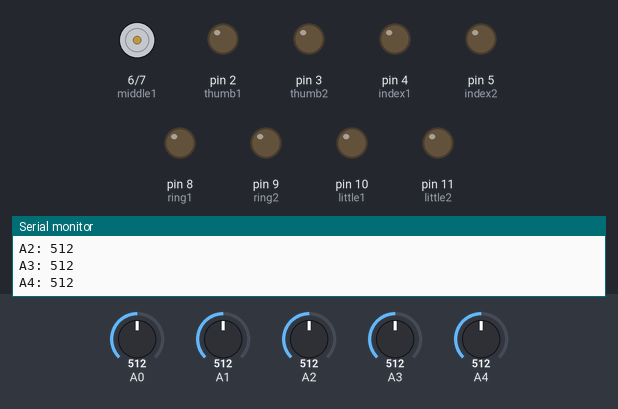
Bench run of a sketch on a simulated Arduino Uno, built with avr-gcc and run on an emulated ATmega328P. Parts: motor-driver pin pairs drawn as motors (green arrow = first pin HIGH = forward, orange = second pin HIGH = backward, longer = more drive), output pins drawn as LEDs (lit = HIGH), the last lines printed to the serial monitor. Dashed ring = blinking. The test bench sets the inputs (shaded band); at power-on: A0 = 512, A1 = 512, A2 = 512, A3 = 512, A4 = 512.

Above: at 1.3 s.
1.4 s: A0 set to 784
2.9 s: A0 set to 815
At 3.06 s:
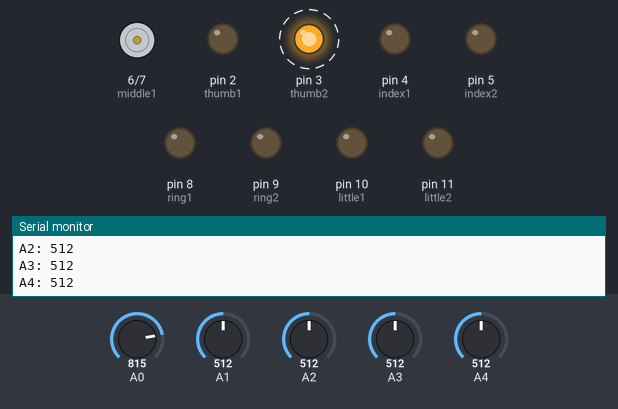
5.9 s: A1 set to 794
8.9 s: A1 set to 817
At 9.17 s:
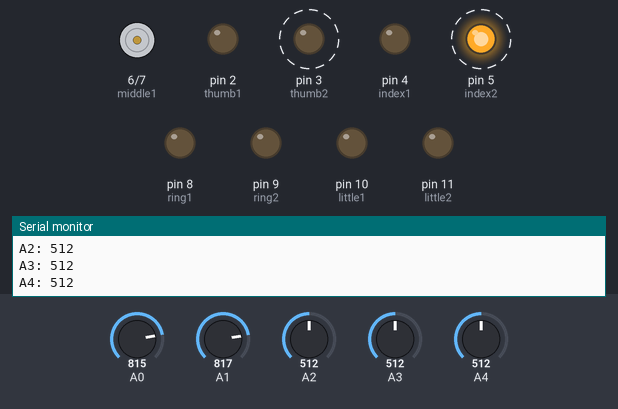
11.9 s: A2 set to 793
14.9 s: A2 set to 814
At 15.59 s:
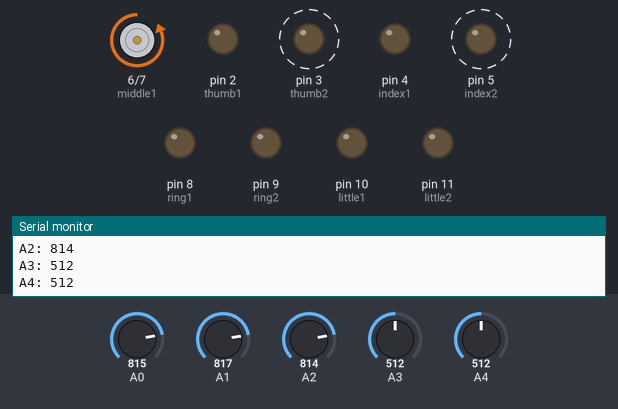
Timing chart, 0 to 18.9 s (numbered marks = the images above; inputs shaded):
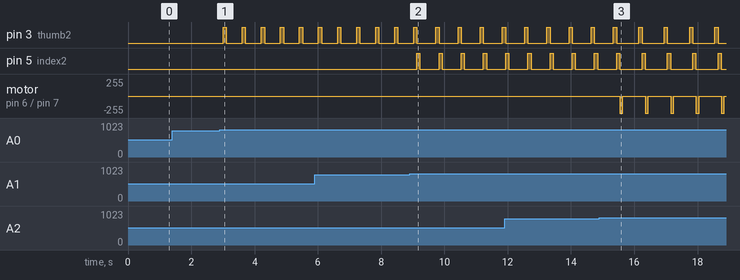

Measured:
- the behaviour switches between 800 and 801 on A0 (found by bisection; images 0 and 1)
- the behaviour switches between 800 and 801 on A1 (found by bisection; images 1 and 2)
- the behaviour switches between 800 and 801 on A2 (found by bisection; images 2 and 3)
- after the input at 2.9 s, pin 3 (thumb2): alternates HIGH for 0.10 s and LOW for 0.50 s, starting after 0.11 s
- after the input at 8.9 s, pin 5 (index2): alternates HIGH for 0.10 s and LOW for 0.60 s, starting after 0.23 s
- after the input at 14.9 s, motor on pin 6 (middle1) / pin 7 (middle2): alternates backward 255/255 for 0.10 s and stopped for 0.70 s, starting after 0.64 s

The sketch:

5Fingers.ino
```cpp
const int thumb1 = 2;
const int thumb2 = 3;
const int index1 = 4;
const int index2 = 5;
const int middle1 = 6;
const int middle2 = 7;
const int ring1 = 8;
const int ring2 = 9;
const int little1 = 10;
const int little2 = 11;

void setup() {
  Serial.begin(9600); // 初始化串口通信，波特率设置为9600
  pinMode(thumb1, OUTPUT);
  pinMode(index1, OUTPUT);
  pinMode(middle1, OUTPUT);
  pinMode(ring1, OUTPUT);
  pinMode(little1, OUTPUT);
  pinMode(thumb2, OUTPUT);
  pinMode(index2, OUTPUT);
  pinMode(middle2, OUTPUT);
  pinMode(ring2, OUTPUT);
  pinMode(little2, OUTPUT);

  //全部引脚低电压
  digitalWrite(thumb1, LOW);
  digitalWrite(thumb2, LOW);
  digitalWrite(index1, LOW);
  digitalWrite(index2, LOW);
  digitalWrite(middle1, LOW);
  digitalWrite(middle2, LOW);
  digitalWrite(ring1, LOW);
  digitalWrite(ring2, LOW);
  digitalWrite(little1, LOW);
  digitalWrite(little2, LOW);
}

void loop() {
  // 读取A0到A4模拟端口的值
  int analogValueA0 = analogRead(A0);
  int analogValueA1 = analogRead(A1);
  int analogValueA2 = analogRead(A2);
  int analogValueA3 = analogRead(A3);
  int analogValueA4 = analogRead(A4);

  // 通过串口输出读取到的值
  Serial.print("A0: ");
  Serial.println(analogValueA0);
  Serial.print("A1: ");
  Serial.println(analogValueA1);
  Serial.print("A2: ");
  Serial.println(analogValueA2);
  Serial.print("A3: ");
  Serial.println(analogValueA3);
  Serial.print("A4: ");
  Serial.println(analogValueA4);
  Serial.println("");

  // thumb
  if (analogValueA0 < 200) {
    digitalWrite(thumb1, HIGH);
    delay(100);
    digitalWrite(thumb1, LOW);
  } else if (analogValueA0 > 800){
    digitalWrite(thumb2, HIGH);
    delay(100);
    digitalWrite(thumb2, LOW);
  } else {
    digitalWrite(thumb1, LOW);
    digitalWrite(thumb2, LOW);
  }

  // index
  if (analogValueA1 < 200) {
    digitalWrite(index1, HIGH);
    delay(100);
    digitalWrite(index1, LOW);
  } else if (analogValueA1 > 800){
    digitalWrite(index2, HIGH);
    delay(100);
    digitalWrite(index2, LOW);
  } else {
    digitalWrite(index1, LOW);
    digitalWrite(index2, LOW);
  }

  // middle
  if (analogValueA2 < 200) {
    digitalWrite(middle1, HIGH);
    delay(100);
    digitalWrite(middle1, LOW);
  } else if (analogValueA2 > 800){
    digitalWrite(middle2, HIGH);
    delay(100);
    digitalWrite(middle2, LOW);
  } else {
    digitalWrite(middle1, LOW);
    digitalWrite(middle2, LOW);
  }

  // ring
  if (analogValueA3 < 200) {
    digitalWrite(ring1, HIGH);
    delay(100);
    digitalWrite(ring1, LOW);
  } else if (analogValueA3> 800){
    digitalWrite(ring2, HIGH);
    delay(100);
    digitalWrite(ring2, LOW);
  } else {
    digitalWrite(ring1, LOW);
    digitalWrite(ring2, LOW);
  }

  // little
  if (analogValueA4 < 200) {
    digitalWrite(little1, HIGH);
    delay(100);
    digitalWrite(little1, LOW);
  } else if (analogValueA4> 800){
    digitalWrite(little2, HIGH);
    delay(100);
    digitalWrite(little2, LOW);
  } else {
    digitalWrite(little1, LOW);
    digitalWrite(little2, LOW);
  }

  delay(500);
}
```
